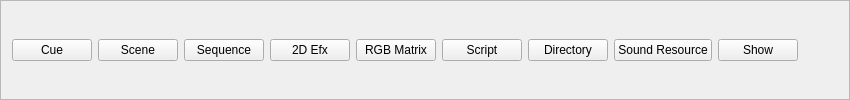
        <widget class="QFrame" name="snippet_topper">
         <property name="frameShape">
          <enum>QFrame::Shape::StyledPanel</enum>
         </property>
         <property name="frameShadow">
          <enum>QFrame::Shadow::Raised</enum>
         </property>
         <layout class="QHBoxLayout" name="horizontalLayout_5">
          <item>
           <widget class="QPushButton" name="cue_btn">
            <property name="text">
             <string>Cue</string>
            </property>
           </widget>
          </item>
          <item>
           <widget class="QPushButton" name="scene_btn">
            <property name="text">
             <string>Scene</string>
            </property>
           </widget>
          </item>
          <item>
           <widget class="QPushButton" name="sequence_btn">
            <property name="text">
             <string>Sequence</string>
            </property>
           </widget>
          </item>
          <item>
           <widget class="QPushButton" name="efx_2d_btn">
            <property name="text">
             <string>2D Efx</string>
            </property>
           </widget>
          </item>
          <item>
           <widget class="QPushButton" name="rgb_matrix_btn">
            <property name="text">
             <string>RGB Matrix</string>
            </property>
           </widget>
          </item>
          <item>
           <widget class="QPushButton" name="script_btn">
            <property name="text">
             <string>Script</string>
            </property>
           </widget>
          </item>
          <item>
           <widget class="QPushButton" name="directory_btn">
            <property name="text">
             <string>Directory</string>
            </property>
           </widget>
          </item>
          <item>
           <widget class="QPushButton" name="sound_resource_btn">
            <property name="text">
             <string>Sound Resource</string>
            </property>
           </widget>
          </item>
          <item>
           <widget class="QPushButton" name="show_btn">
            <property name="text">
             <string>Show</string>
            </property>
           </widget>
          </item>
          <item>
           <spacer name="horizontalSpacer_5">
            <property name="orientation">
             <enum>Qt::Orientation::Horizontal</enum>
            </property>
            <property name="sizeHint" stdset="0">
             <size>
              <width>40</width>
              <height>20</height>
             </size>
            </property>
           </spacer>
          </item>
         </layout>
        </widget>
